Frame 1 (no input): blank canvas, image omitted
Frame 60 (no input): blank canvas, image omitted
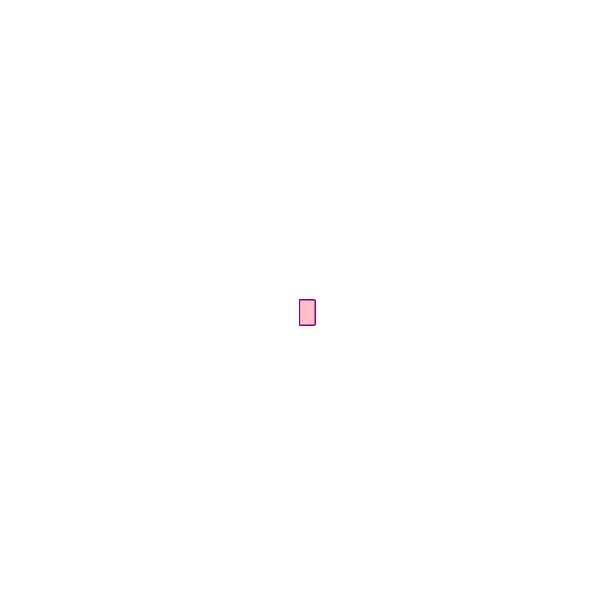
Frame 120 (the mouse pressed at the canvas centre since frame 60)

The p5.js sketch whose frames 1 and 60 were blank and that drew this single picture after the mouse press (run headless with seeded random() and noise() and a simulated clock; from frame 60 on, the mouse is pressed at the canvas centre):

// p5.js sketch
// ── sketch.js
function setup() {
    createCanvas(600, 600);
    background("white");
  }
  function draw() { 
    ;
    
    stroke("purple")
    fill ("pink")
   
    //console.log(mouseIsPressed)
    
    if(mouseIsPressed){
     rect(mouseX,mouseY,15,25);
    }
    
  }
